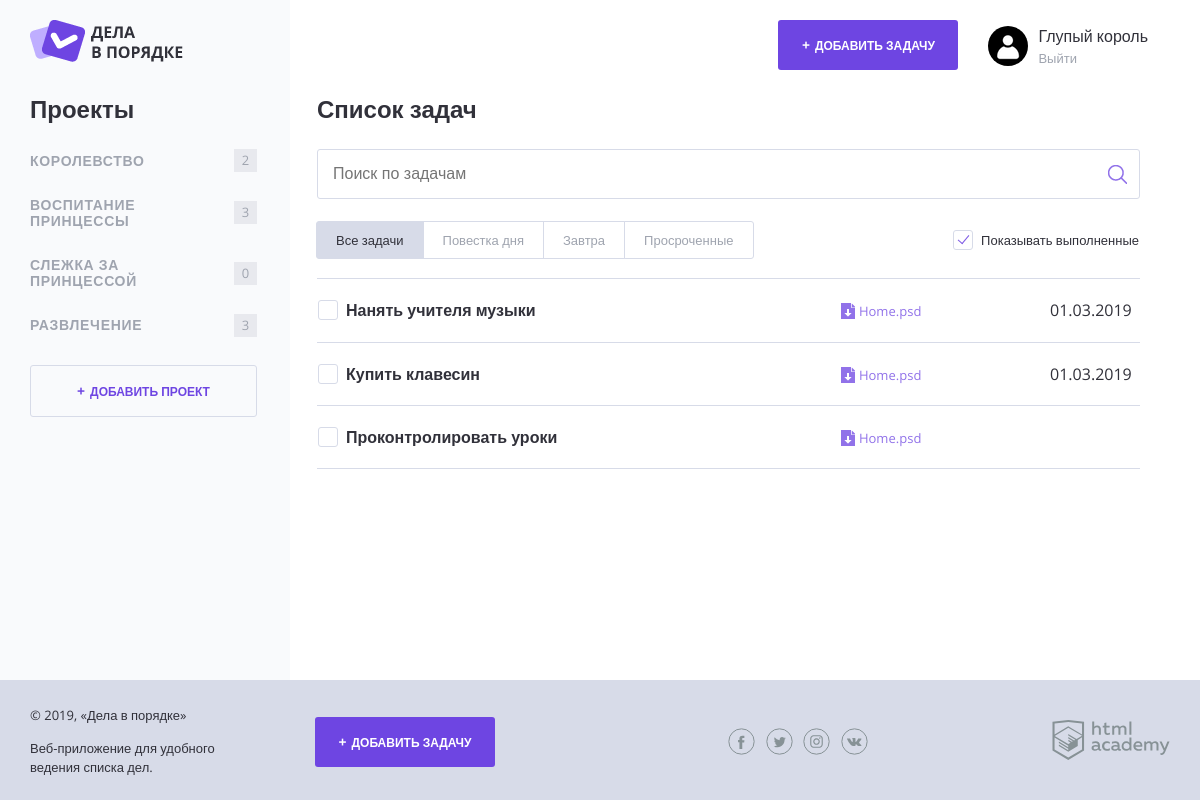
Screenshot of /index.php?category=2 with the database file from the repository.
### tables this page shows
CREATE TABLE categories (
  id INT AUTO_INCREMENT PRIMARY KEY,
  name CHAR(128) NOT NULL,
  user_id INT NOT NULL
);

CREATE TABLE tasks (
  id INT AUTO_INCREMENT PRIMARY KEY,
  user_id INT NOT NULL,
  category_id INT,
  name CHAR(128) NOT NULL,
  created_at TIMESTAMP NULL DEFAULT CURRENT_TIMESTAMP,
  done_at DATE NULL DEFAULT NULL,
  status INT DEFAULT 0,
  expires_at DATE NULL DEFAULT NULL,
  file_path CHAR(128)
);

### functions.php (called while the page is built, shortened)
<?php
function include_template(string $name, array $data): string {
    $name = 'templates/' . $name;
    extract($data);
    require $name;
    $result = ob_get_clean();
    return $result;
}
function countTasks(string $category_name, array $task_list): int {
    $tasks_sum = 0;
    foreach($task_list as $task) {
        if($category_name === $task['categories_name']) {
            $tasks_sum++;
        }
    }
    return $tasks_sum;
}
function isTaskExpired(string $end_date = null): bool {
    if(!$end_date) {
        return false;
    }
    $current_date = time();
    $expiry_date = strtotime($end_date);
    $time_to_expiry = floor(($expiry_date - $current_date)/3600);
    return $time_to_expiry <= 24 && $time_to_expiry > 0;
}
function formatDate(string $date = null): string {
    if (null === $date) {
        return '';
    }
    $date = date_create($date);
    return date_format($date, 'd.m.Y');
}

### mysql_helper.php (called while the page is built, shortened)
<?php
function fetchData($link, string $sql): array {
    $result = mysqli_query($link, $sql);
    return mysqli_fetch_all($result, MYSQLI_ASSOC);
}
function getTaskCategories($link, int $user_id): array {
    $sql_cat = "SELECT categories.name, categories.id FROM categories
                JOIN users ON categories.user_id = users.id
                WHERE users.id = $user_id";
    return fetchData($link, $sql_cat);
}
function getTaskList($link, int $user_id): array {
    $sql_tasks = "SELECT tasks.name, tasks.created_at, tasks.expires_at, categories.name AS categories_name, status FROM tasks
        JOIN categories ON tasks.category_id = categories.id
        JOIN users ON categories.user_id = users.id
        WHERE users.id = $user_id";
    return fetchData($link, $sql_tasks);
}
function getTasksForCategory($link, int $user_id, int $category_id = null): array
{
    if (null === $category_id) {
        $sql_tasks = "SELECT tasks.name, tasks.created_at, tasks.expires_at, categories.name AS categories_name, status FROM tasks
            JOIN categories ON tasks.category_id = categories.id
            JOIN users ON categories.user_id = users.id
            WHERE users.id = $user_id";
    } else {
        $sql_tasks = "SELECT tasks.name, tasks.created_at, tasks.expires_at, categories.name AS categories_name, status FROM tasks
            JOIN categories ON tasks.category_id = categories.id
            JOIN users ON categories.user_id = users.id
            WHERE users.id = $user_id AND categories.id = $category_id";
    }
    return fetchData($link, $sql_tasks);
}

### templates/layout.php (the view, shortened to what this page needs)
<!DOCTYPE html>
<html lang="ru">
<head>
    <link rel="stylesheet" href="css/normalize.css">
    <link rel="stylesheet" href="css/style.css">
    <link rel="stylesheet" href="css/flatpickr.min.css">
</head>
<body>
<div class="page-wrapper">
    <div class="container container--with-sidebar">
        <header class="main-header">
            <a href="/">
                <img src="img/logo.png" width="153" height="42" alt="Логотип Дела в порядке">
            </a>
            <div class="main-header__side">
                <a class="main-header__side-item button button--plus open-modal" href="pages/form-task.html">Добавить задачу</a>
                <div class="main-header__side-item user-menu">
                    <div class="user-menu__image">
                        <img src="img/user.png" width="40" height="40" alt="Пользователь">
                    </div>
                    <div class="user-menu__data">
                        <p><?=htmlspecialchars($user); ?></p>
                        <a href="#">Выйти</a>
                    </div>
                </div>
            </div>
        </header>
        <div class="content">
            <section class="content__side">
                <h2 class="content__side-heading">Проекты</h2>
                <nav class="main-navigation">
                    <ul class="main-navigation__list">
                    <?php foreach($category_list as $category): ?>
                        <li class="main-navigation__list-item">
                            <a class="main-navigation__list-item-link" href="/index.php?category=<?= $category['id']; ?>"><?=htmlspecialchars($category['name']); ?></a>
                            <span class="main-navigation__list-item-count"><?=countTasks(htmlspecialchars($category['name']), $task_list); ?></span>
                        </li>
                    <?php endforeach; ?>
                    </ul>
                </nav>
                <a class="button button--transparent button--plus content__side-button"
                    href="pages/form-project.html" target="project_add">Добавить проект</a>
            </section>
            <main class="content__main"><?=$content ?></main>
        </div>
    </div>
</div>
<footer class="main-footer">
    <div class="container">
        <div class="main-footer__copyright">
            <p>© 2019, «Дела в порядке»</p>
            <p>Веб-приложение для удобного ведения списка дел.</p>
        </div>
        <a class="main-footer__button button button--plus" href="pages/form-task.html">Добавить задачу</a>
        <div class="main-footer__social social">
            <a class="social__link social__link--facebook" href="#">
            </a>
            <a class="social__link social__link--twitter" href="#">
            </a>
            <a class="social__link social__link--instagram" href="#">
            </a>
            <a class="social__link social__link--vkontakte" href="#">
            </a>
        </div>
        <div class="main-footer__developed-by">
            <a href="https://htmlacademy.ru/intensive/php">
                <img src="img/htmlacademy.svg" alt="HTML Academy" width="118" height="40">
            </a>
        </div>
    </div>
</footer>
</body>
</html>

### templates/index.php (shortened to what this page needs)
<h2 class="content__main-heading">Список задач</h2>
<form class="search-form" action="index.php" method="post">
    <input class="search-form__input" type="text" name="" value="" placeholder="Поиск по задачам">
    <input class="search-form__submit" type="submit" name="" value="Искать">
</form>
<div class="tasks-controls">
    <nav class="tasks-switch">
        <a href="/" class="tasks-switch__item tasks-switch__item--active">Все задачи</a>
        <a href="/" class="tasks-switch__item">Повестка дня</a>
        <a href="/" class="tasks-switch__item">Завтра</a>
        <a href="/" class="tasks-switch__item">Просроченные</a>
    </nav>
    <label class="checkbox">
        <span class="checkbox__text">Показывать выполненные</span>
    </label>
</div>
<table class="tasks">
    <?php foreach($tasks_for_category as $task): ?>
    <?php if(!$task['status']): ?>
    <tr class="tasks__item task <?=isTaskExpired($task['expires_at']) ? 'task--important':''; ?>">
        <td class="task__select">
            <label class="checkbox task__checkbox">
                <span class="checkbox__text"><?=htmlspecialchars($task['name']); ?></span>
            </label>
        </td>
        <td class="task__file">
            <a class="download-link" href="#">Home.psd</a>
        </td>
        <td class="task__date"><?=formatDate($task['expires_at']); ?></td>
    </tr>
    <? endif ?>
    <? endforeach; ?>
</table>

### rows the page displays
categories: name "КОРОЛЕВСТВО", name "2"
categories: name "ВОСПИТАНИЕ ПРИНЦЕССЫ", name "3"
categories: name "СЛЕЖКА ЗА ПРИНЦЕССОЙ", name "0"
categories: name "РАЗВЛЕЧЕНИЕ", name "3"
tasks: name "Нанять учителя музыки", expires_at "01.03.2019"
tasks: name "Купить клавесин", expires_at "01.03.2019"
tasks: name "Проконтролировать уроки"

### other values shown
$user "Глупый король"
